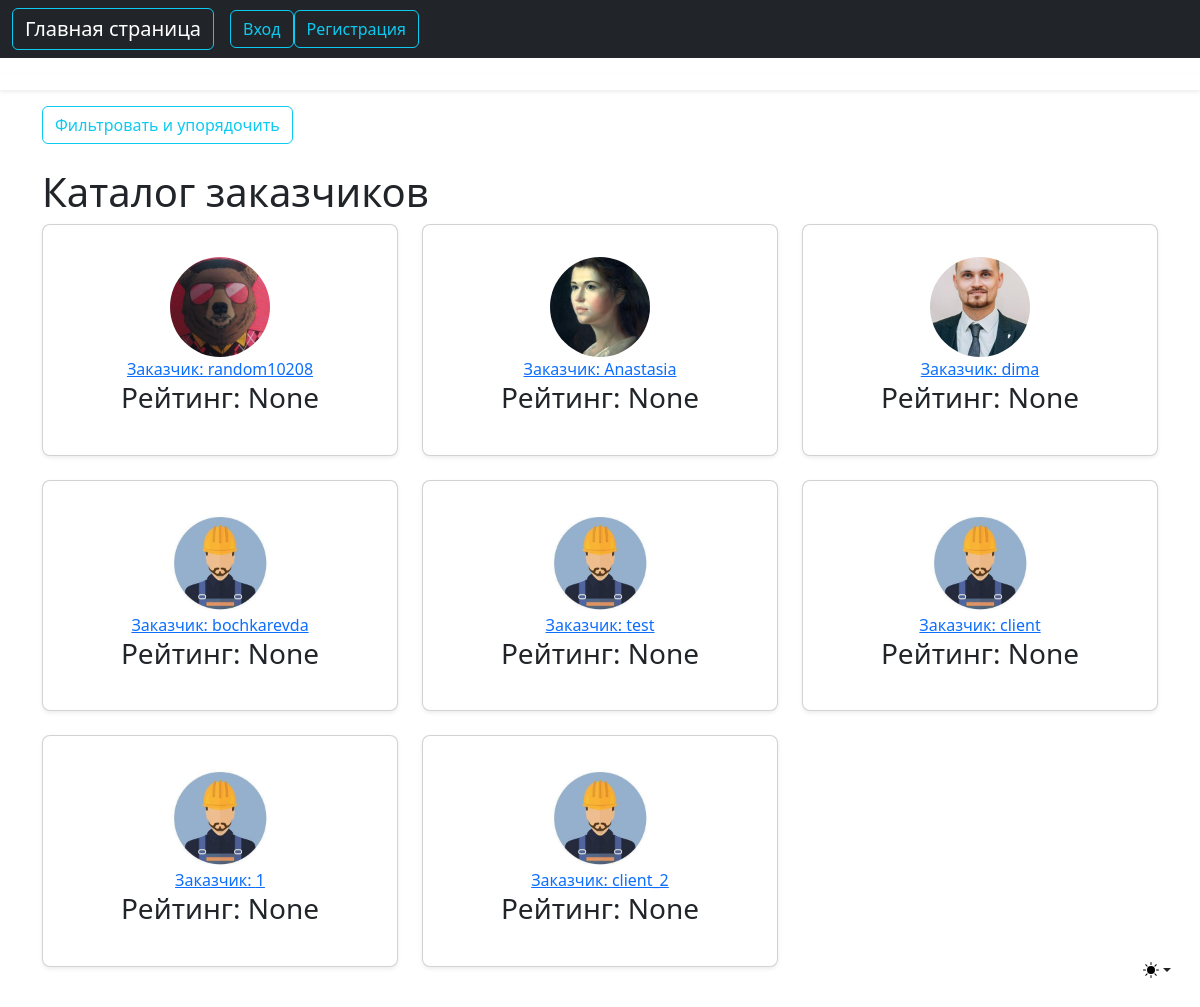
/users/clients, run on the app's committed database.
### users/models.py (models this page shows, shortened)
class Client(models.Model):
    user = models.OneToOneField(User, on_delete=models.CASCADE)
    rating = models.IntegerField(null=True)
    about = models.TextField(null=True)

class Profile(models.Model):
    user = models.OneToOneField(User, on_delete=models.CASCADE)
    image = models.ImageField(default='default.jpg', upload_to='profile_pics')

### users/views.py (the view)
# urls.py: path('clients', ClientListView.as_view(), name='clients'),
class ClientListView(ListView):
    model = Client
    template_name = 'users/clients.html'
    context_object_name = 'clients'
    paginate_by = 10

### users/templates/users/clients.html (shortened to what this page needs)
{% extends "searchwork/base_worker.html" %}
{% block content %}
{% if clients %}
<div class="d-flex justify-content-between">
    <div>
            <a class="btn btn-outline-info" href="{% url 'filter-clients' %}">Фильтровать и упорядочить</a>
    </div>
</div>
<br/>
            <h1>Каталог заказчиков</h1>
            <div class="row row-cols-1 row-cols-md-3 mb-3 text-center">
                {% for client in clients %}
                      <div class="col">
                        <div class="card mb-4 rounded-3 shadow-sm">
                          <div class="card-body">
                            <ul class="list-unstyled mt-3 mb-4">
                              <li>
                                  <img class="rounded-circle article-img" src="{{ client.user.profile.image.url }}" width="100" height="100" alt="аватар заказчика">
                              </li>
                                <li><a class="mr-2" href="{% url 'client-profile' client.id %}">Заказчик: {{ client.user.username }}</a></li>
                                <h3>Рейтинг: {{ client.rating }}</h3>
                            </ul>
                          </div>
                        </div>
                      </div>
                {% endfor %}
            </div>
        {% else %}
            <h1>Не найдено ни одного заказчика.</h1>
            <a class="btn btn-outline-info" href="{% url 'client' %}">Стать заказчиком</a>
        {% endif %}
{% endblock content %}

### data on the page
Client: user.profile.image (picture), user.username "random10208", rating "None"
Client: user.profile.image (picture), user.username "Anastasia", rating "None"
Client: user.profile.image (picture), user.username "dima", rating "None"
Client: user.profile.image (placeholder picture), user.username "bochkarevda", rating "None"
Client: user.profile.image (placeholder picture), user.username "test", rating "None"
Client: user.profile.image (placeholder picture), user.username "client", rating "None"
Client: user.profile.image (placeholder picture), user.username "1", rating "None"
Client: user.profile.image (placeholder picture), user.username "client_2", rating "None"
